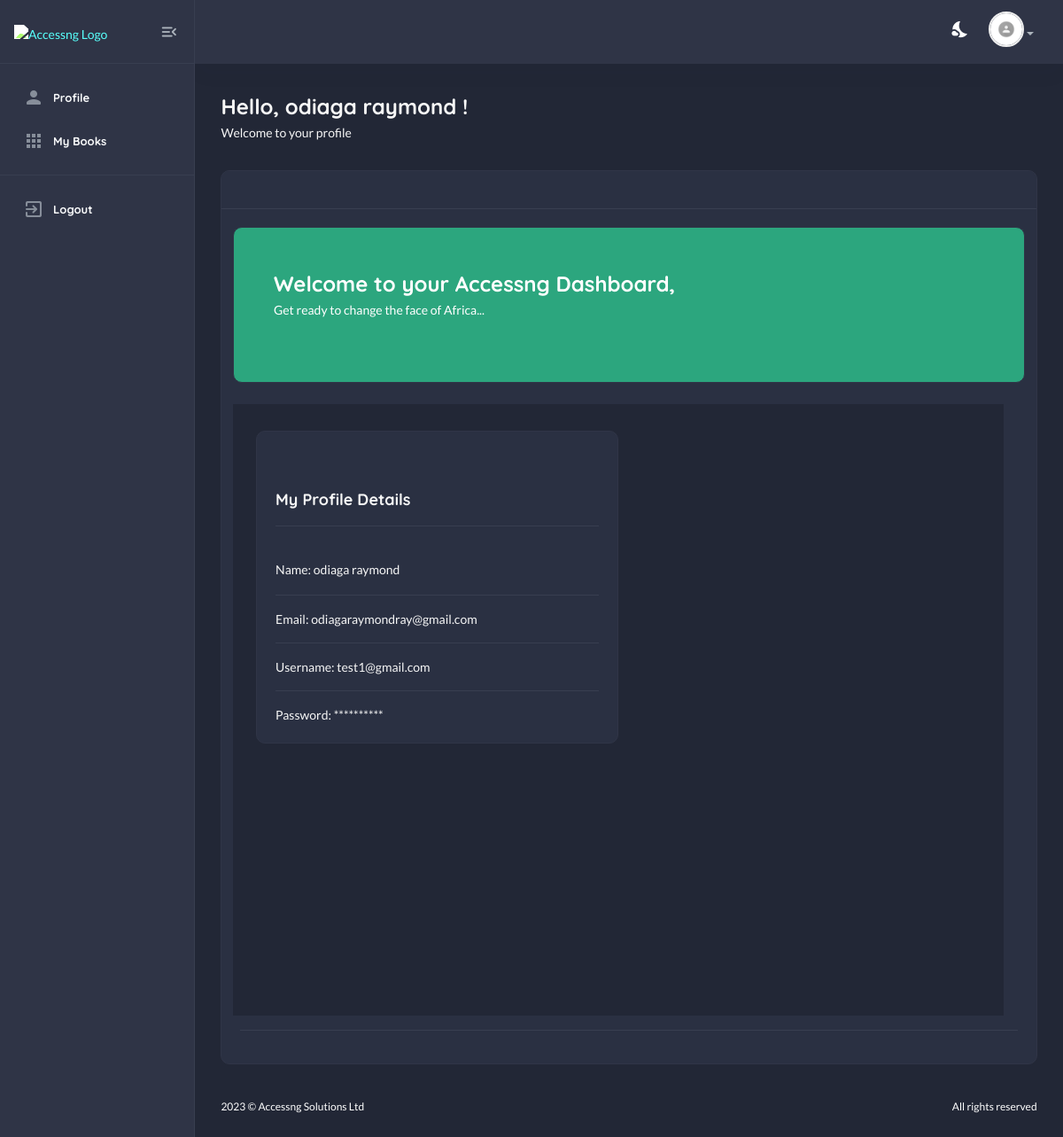
The app's page /app/ (signed in) with its own data.
### app/models.py (models this page shows, shortened)
class AppUser(models.Model):
    user = models.OneToOneField(User, on_delete=models.CASCADE)
    status = models.BooleanField(default=True)
    pub_date = models.DateTimeField(default=timezone.now)

### app/views.py (the view)
# urls.py: path("app/", views.IndexView, name="index"),
def IndexView(request):
    if request.user.is_anonymous:
        app_user = None
    else:
        app_user = AppUser.objects.get(user__pk=request.user.id)
    if request.method == "POST":
        pass
    else:
        context = {"app_user": app_user}
        return render(request, "app/index.html", context)

### app/templates/app/index.html (shortened to what this page needs)
{% extends "app/base.html" %}
{% load static %}
{% block content %}
<section class="content-main">
    <div class="content-header">
        <div>
            <h3 class="content-title card-title">Hello,
                {% if app_user.user.first_name != "none" %}
                    {{ app_user.user.first_name }}!
                {% else %}
                    {{ app_user.user.username }}
                {% endif %}
            </h3>
            <p>Welcome to your profile</p>
        </div>
    </div>
    <div class="card mb-4">
        <header class="card-header">
        </header>
        <div class="card-body">
            <div class="row gx-3">
                <section class="card content-body p-xl-4" style="background-color: #2CA67E;">
                    <div class="card-body">
                        <div class="row">
                            <div class="col-lg-12 col-md-12">
                            <h3 style="color: white;">Welcome to your Accessng Dashboard, </h3>
                            <p style="color: white;" class="text-muteds">Get ready to change the face of Africa...<br />
                            <br />
                            </p>
                            </div>
                        </div>
                    </div>
                </section>
                <div class="row">
                    <section class="content-main mt-80s mb-80s">
                    <div class="col-lg-6 col-md-6">
                            <div class="card mx-auto card-login2">
                                <div class="row card-body">
                                    <div class="col-lg-12 col-md-12">
                                        <br /><br />
                                        <h4 class="card-title mb-5">My Profile Details</h4>
                                        <hr>
                                        <br />
                                        <p>
                                            Name: {{ app_user.user.first_name }}<hr>
                                            Email: {{ app_user.user.email }}<hr>
                                            Username: {{ app_user.user.username }}<hr>
                                            Password: **********
                                        </p>
                                    </div>
                                </div>
                            </div>
                    </div>
                    </section>
                </div>
            </div>
            <hr>
        </div>
    </div>
</section>
{% endblock %}

### app/templates/app/base.html (shortened to what this page needs)
{% load static %}
<!DOCTYPE html>
<html lang="en">
    <head>
        <link href="{% static 'app/css/main.css' %}" rel="stylesheet" type="text/css" />
    </head>
    <body class="dark">
        <aside class="navbar-aside" id="offcanvas_aside">
            <div class="aside-top">
                <a href="{% url 'app:index' %}" class="brand-wrap">
                    <img src="{% static 'app/imgs/accessng_logo.png' %}" class="logo" alt="Accessng Logo" />
                </a>
                <div>
                    <button class="btn btn-icon btn-aside-minimize"><i class="text-muted material-icons md-menu_open"></i></button>
                </div>
            </div>
            <nav>
                <ul class="menu-aside">
                    <li class="menu-item {% if request.path == '/' %} active {% endif %}">
                        <a class="menu-link" href="{% url 'app:index' %}">
                            <i class="icon material-icons md-person"></i>
                            <span class="text">Profile</span>
                        </a>
                    </li>
                    <li class="menu-item {% if request.path == '/' %} active {% endif %}">
                        <a class="menu-link" href="{% url 'book:add' %}">
                            <i class="icon material-icons md-apps"></i>
                            <span class="text">My Books</span>
                        </a>
                    </li>
                </ul>
                <hr>
                <ul class="menu-aside">
                    <li class="menu-item">
                        <a class="menu-link" href="{% url 'app:sign_out' %}">
                            <i class="icon material-icons md-exit_to_app"></i>
                            <span class="text"> Logout </span>
                        </a>
                    </li>
                </ul>
                <br />
                <br />
            </nav>
        </aside>
        <main class="main-wrap">
            <header class="main-header navbar">
                <div class="col-nav">
                    <ul class="nav">
                        <li class="nav-item">
                            <a class="nav-link btn-icon darkmode" href="#"> <i class="material-icons md-nights_stay"></i> </a>
                        </li>
                        <li class="dropdown nav-item">
                            <a class="dropdown-toggle" data-bs-toggle="dropdown" href="#" id="dropdownAccount" aria-expanded="false">
                                <img class="img-xs rounded-circle" src="{% static 'app/imgs/img12.png' %}" alt="User" />
                            </a>
                        </li>
                    </ul>
                </div>
            </header>
            {% block content %}
            {% endblock %}
            <footer class="main-footer font-xs">
                <div class="row pb-30 pt-15">
                    <div class="col-sm-6">
                        &copy;  Accessng Solutions Ltd
                    </div>
                    <div class="col-sm-6">
                        <div class="text-sm-end">All rights reserved</div>
                    </div>
                </div>
            </footer>
        </main>
    </body>
</html>

### records on screen
AppUser: user.first_name "odiaga raymond", user.email "odiagaraymondray@gmail.com", user.username "test1@gmail.com"
